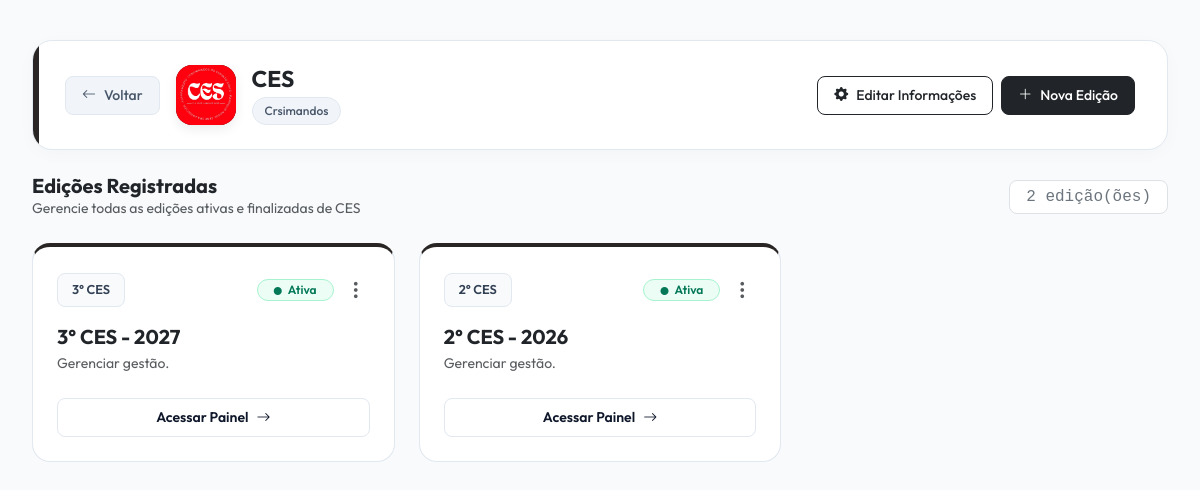
The page /dashboard-acampamento.php?modalidade_id=2 (signed in) on the database its author committed.
### tables this page shows
CREATE TABLE `modalidades` (
  `id` int(11) NOT NULL,
  `nome` varchar(50) NOT NULL,
  `descricao` varchar(255) DEFAULT NULL,
  `lema` varchar(255) DEFAULT NULL,
  `publico_alvo` varchar(255) DEFAULT NULL,
  `cor_tema` varchar(7) DEFAULT NULL,
  `icone` varchar(50) DEFAULT NULL,
  `cor` varchar(20) DEFAULT NULL,
  `bg_tag` varchar(20) DEFAULT NULL,
  `criado_em` timestamp NOT NULL DEFAULT current_timestamp()
);

CREATE TABLE `edicoes` (
  `id` int(11) NOT NULL,
  `modalidade_id` int(11) NOT NULL,
  `ano` int(11) DEFAULT NULL,
  `nome` varchar(255) NOT NULL,
  `data_inicio` date DEFAULT NULL,
  `data_fim` date DEFAULT NULL,
  `ativa` tinyint(1) DEFAULT 1,
  `criado_em` timestamp NOT NULL DEFAULT current_timestamp(),
  `status` varchar(20) DEFAULT NULL
);

### dashboard-acampamento.php (the view, shortened to what this page needs)
<?php
require_once 'config/database.php';
$modalidade_id = isset($_GET['modalidade_id']) ? intval($_GET['modalidade_id']) : 0;
$stmt = $conn->prepare("SELECT * FROM modalidades WHERE id = ?");
$stmt->bind_param("i", $modalidade_id);
$stmt->execute();
$acampamento = $stmt->get_result()->fetch_assoc();
$nome         = $acampamento['nome'] ?? 'Acampamento';
$publico_alvo = $acampamento['publico_alvo'] ?? 'Jovens e Adultos';
$icone        = !empty($acampamento['icone']) ? $acampamento['icone'] : 'bi-shield-check';
$cor          = !empty($acampamento['cor']) ? $acampamento['cor'] : '#292524';
$nomeLimpo = mb_strtolower(trim($nome), 'UTF-8');
$nomeLimpo = preg_replace('/[áàãâä]/u', 'a', $nomeLimpo);
$nomeLimpo = preg_replace('/[éèêë]/u', 'e', $nomeLimpo);
$nomeLimpo = preg_replace('/[íìîï]/u', 'i', $nomeLimpo);
$nomeLimpo = preg_replace('/[óòõôö]/u', 'o', $nomeLimpo);
$nomeLimpo = preg_replace('/[úùûü]/u', 'u', $nomeLimpo);
$extensoes = ['png', 'jpg', 'jpeg', 'webp'];
$caminhoLogo = null;
if (!empty($acampamento['logo']) && file_exists($acampamento['logo'])) {
    $caminhoLogo = $acampamento['logo'];
} else {
    foreach ($extensoes as $e) {
        if (file_exists('uploads/logos/' . $nomeLimpo . '.' . $e)) {
            $caminhoLogo = 'uploads/logos/' . $nomeLimpo . '.' . $e;
            break;
        }
    }
}
$stmt_edicoes = $conn->prepare("SELECT * FROM edicoes WHERE modalidade_id = ? ORDER BY ano DESC, id DESC");
$stmt_edicoes->bind_param("i", $modalidade_id);
$stmt_edicoes->execute();
$res_edicoes = $stmt_edicoes->get_result();
$edicoes = [];
while ($row = $res_edicoes->fetch_assoc()) {
    $edicoes[] = $row;
}
$total_edicoes = count($edicoes);
?>
<!DOCTYPE html>
<html lang="pt-br">
<head>
    <link href="https://cdn.jsdelivr.net/npm/bootstrap@5.3.0/dist/css/bootstrap.min.css" rel="stylesheet">
    <link rel="stylesheet" href="https://cdn.jsdelivr.net/npm/bootstrap-icons@1.11.0/font/bootstrap-icons.css">
</head>
<body>
<main class="main-content">
    <div class="header-banner mb-4 d-flex flex-column flex-md-row align-items-start align-items-md-center justify-content-between gap-3">
        <div class="d-flex align-items-center gap-3 w-100 w-md-auto">
            <a href="dashboard-geral.php" class="btn btn-back btn-sm rounded-3 d-flex align-items-center gap-2 px-3 py-2 flex-shrink-0">
                <i class="bi bi-arrow-left"></i> <span class="d-none d-sm-inline fw-medium">Voltar</span>
            </a>
            <div class="icon-circle" style="background-color: <?= $cor ?>; color: #fff;">
                <?php if ($caminhoLogo): ?>
                    <img src="<?= $caminhoLogo ?>?v=<?= time() ?>" alt="Logo">
                <?php else: ?>
                    <i class="bi <?= $icone ?>"></i>
                <?php endif; ?>
            </div>
            <div class="text-truncate">
                <h3 class="fw-bold m-0 text-dark text-truncate" style="font-size: calc(1.2rem + 0.3vw);"><?= htmlspecialchars($nome) ?></h3>
                <span class="badge-target d-inline-block mt-1">
                    <?= htmlspecialchars($publico_alvo) ?>
                </span>
            </div>
        </div>
        <div class="d-flex gap-2 w-100 w-md-auto justify-content-start justify-content-md-end flex-wrap">
            <button class="btn btn-outline-dark btn-sm rounded-3 d-flex align-items-center gap-2 px-3 py-2 flex-fill flex-md-grow-0 justify-content-center fw-medium" data-bs-toggle="modal" data-bs-target="#modalEditarAcampamento">
                <i class="bi bi-gear-fill"></i>
                <span class="text-nowrap">Editar Informações</span>
            </button>
            <button class="btn btn-dark btn-sm rounded-3 d-flex align-items-center gap-2 px-3 py-2 flex-fill flex-md-grow-0 justify-content-center fw-medium" data-bs-toggle="modal" data-bs-target="#modalNovaEdicao">
                <i class="bi bi-plus-lg"></i>
                <span class="text-nowrap">Nova Edição</span>
            </button>
        </div>
    </div>
    <div class="d-flex align-items-center justify-content-between mb-4 mt-2">
        <div>
            <h5 class="fw-bold m-0 text-dark">Edições Registradas</h5>
            <p class="text-muted small m-0">Gerencie todas as edições ativas e finalizadas de <?= htmlspecialchars($nome) ?></p>
        </div>
        <span class="badge bg-white text-secondary border px-3 py-2 rounded-3 fs-6 font-monospace fw-normal"><?= $total_edicoes ?> edição(ões)</span>
    </div>
    <div class="row-expansiva">
        <?php
        $index_ordinal = $total_edicoes;
        foreach ($edicoes as $ed):
            $siglaModalidade = htmlspecialchars($nome);
            $anoEdicao       = intval($ed['ano']);
            $nomeEdicao      = !empty($ed['nome']) ? htmlspecialchars($ed['nome']) : "{$index_ordinal}° {$siglaModalidade}";
            $tituloCard      = "{$nomeEdicao} - {$anoEdicao}";
            $statusEdicao    = strtolower($ed['status'] ?? 'inativa');
            $isAtiva         = ($statusEdicao === 'ativa');
        ?>
            <div class="card-dash <?= $isAtiva ? 'card-status-ativa' : 'card-status-inativa' ?>">
                <div>
                    <div class="d-flex justify-content-between align-items-center mb-3">
                        <span class="badge-ordinal"><?= $nomeEdicao ?></span>
                        <div class="d-flex align-items-center gap-2">
                            <?php if ($isAtiva): ?>
                                <span class="badge badge-ativa rounded-pill px-3 py-1.5 small">
                                    <i class="bi bi-circle-fill me-1" style="font-size: 0.5rem; vertical-align: middle;"></i> Ativa
                                </span>
                            <?php else: ?>
                                <span class="badge badge-inativa rounded-pill px-3 py-1.5 small">
                                    <i class="bi bi-circle-fill me-1" style="font-size: 0.5rem; vertical-align: middle;"></i> Inativa
                                </span>
                            <?php endif; ?>
                            <div class="dropdown">
                                <button class="btn btn-link text-muted p-1 border-0" type="button" data-bs-toggle="dropdown">
                                    <i class="bi bi-three-dots-vertical fs-5"></i>
                                </button>
                            </div>
                        </div>
                    </div>
                    <h5 class="fw-bold text-dark mt-2 mb-1"><?= $tituloCard ?></h5>
                    <p class="text-muted small mb-4">
                        <?= $isAtiva ? 'Gerenciar gestão.' : 'Edição finalizada (Apenas leitura/histórico).' ?>
                    </p>
                </div>
                <a href="edicao-detalhes.php?edicao_id=<?= $ed['id'] ?>&modalidade_id=<?= $modalidade_id ?>" class="btn btn-card-action w-100 rounded-3 btn-sm d-flex align-items-center justify-content-center gap-2 py-2">
                    <span><?= $isAtiva ? 'Acessar Painel' : 'Visualizar Histórico' ?></span>
                    <i class="bi bi-arrow-right"></i>
                </a>
            </div>
        <?php
            $index_ordinal--;
        endforeach;
        ?>
    </div>
</main>
</body>
</html>

### rows shown on the page
modalidades: nome "CES", publico_alvo "Crsimandos"
edicoes: nome "3° CES", status "ativa" (drawn), tituloCard "3° CES - 2027"
edicoes: nome "2° CES", status "ativa" (drawn), tituloCard "2° CES - 2026"

### other values the page prints
$total_edicoes "2"
